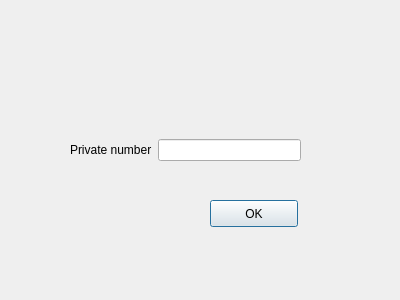
<?xml version="1.0" encoding="UTF-8"?>
<ui version="4.0">
 <class>find_main</class>
 <widget class="QDialog" name="find_main">
  <property name="geometry">
   <rect>
    <x>0</x>
    <y>0</y>
    <width>400</width>
    <height>300</height>
   </rect>
  </property>
  <property name="windowTitle">
   <string>Dialog</string>
  </property>
  <widget class="QPushButton" name="pushButton">
   <property name="geometry">
    <rect>
     <x>210</x>
     <y>200</y>
     <width>88</width>
     <height>27</height>
    </rect>
   </property>
   <property name="text">
    <string>OK</string>
   </property>
  </widget>
  <widget class="QWidget" name="horizontalLayoutWidget">
   <property name="geometry">
    <rect>
     <x>70</x>
     <y>110</y>
     <width>231</width>
     <height>80</height>
    </rect>
   </property>
   <layout class="QHBoxLayout" name="horizontalLayout">
    <item>
     <widget class="QLabel" name="label">
      <property name="text">
       <string>Private number</string>
      </property>
     </widget>
    </item>
    <item>
     <widget class="QLineEdit" name="lineEdit"/>
    </item>
   </layout>
  </widget>
 </widget>
 <resources/>
 <connections/>
</ui>
